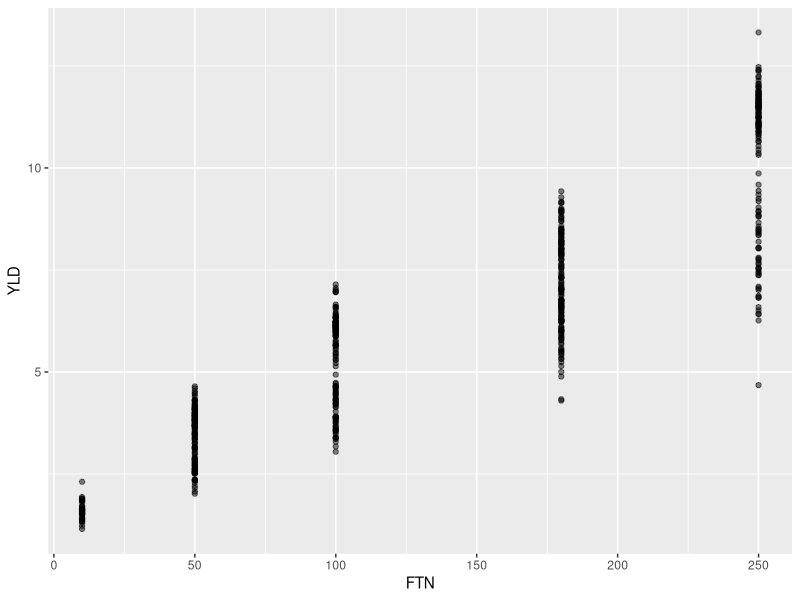
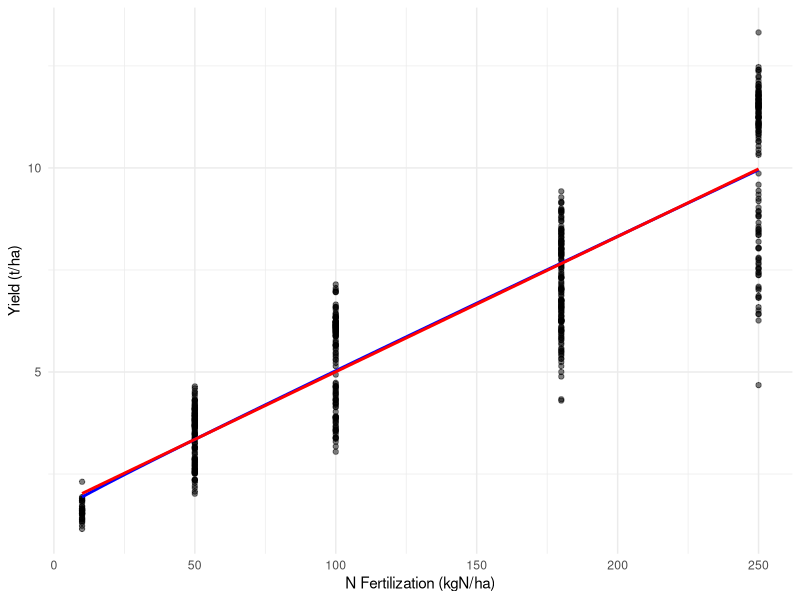
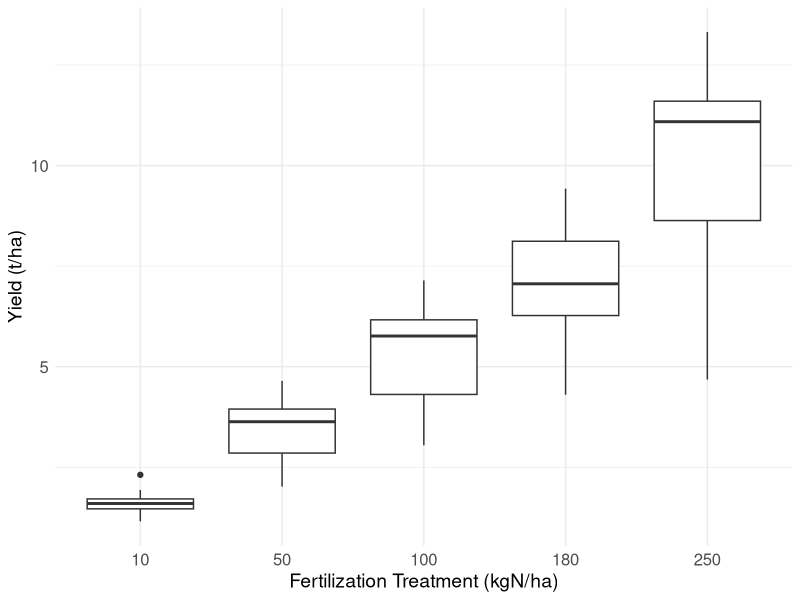
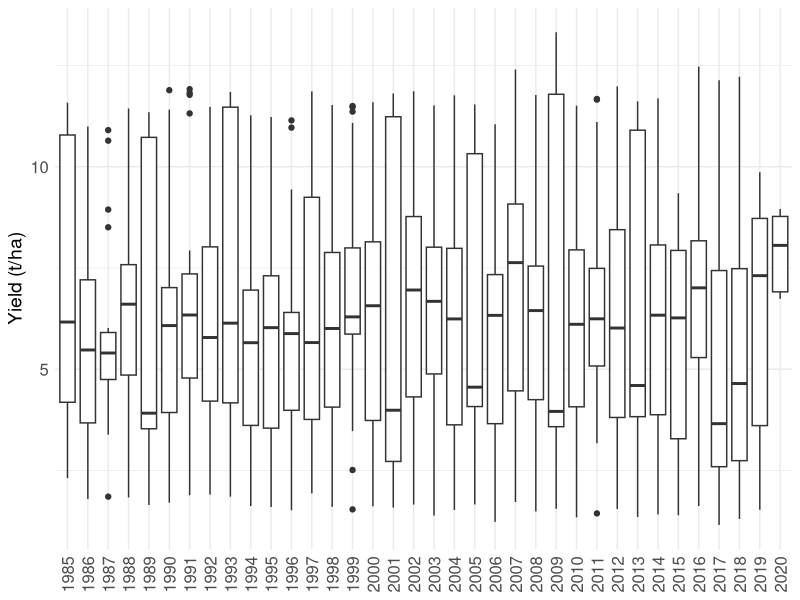

Write R code to recreate these figures, in order. (Note: this script raises an error after producing the figures.)
rm(list = ls())

library(tidyverse)
library(readxl)
library(robustbase)

# import data 
sim_data <- read_csv("1_Data/RawData/EPIC2/Riccardo_EPIC.csv") 

# filter to winter wheat
df_sim_data <- sim_data |> 
  filter(CROP == "WWHT", 
         IRR == "rf",
         WTH == "hist"             
        ) |> 
  # convert dry matter yield to economic yield (12% moisture content)
  mutate(YLD = YLD_DM / 0.88) |>
  mutate(FTN = round(FTN)) 

# summary statistics 
df_sim_data |> 
  group_by(FTN) |> 
  summarise(
    mean_YLD = mean(YLD),
    median_YLD = median(YLD),
    sd_YLD = sd(YLD),
    min_YLD = min(YLD),
    max_YLD = max(YLD),
    n = n()
  ) |> 
  mutate(across(where(is.numeric), ~ round(., 2)))

# difference between 2 grid locations 
df_sim_data |> 
  group_by(SimUID) |> 
  summarise(
    mean_FTN = mean(FTN),
    sd_FTN = sd(FTN),
    min_FTN = min(FTN),
    max_FTN = max(FTN),
    mean_YLD = mean(YLD),
    median_YLD = median(YLD),
    sd_YLD = sd(YLD),
    min_YLD = min(YLD),
    max_YLD = max(YLD),
    n = n()
  ) |> 
  mutate(across(where(is.numeric), ~ round(., 2)))

# create separate datasets for each grid location
grid1_data <- df_sim_data |> 
  filter(SimUID == 52338)

grid2_data <- df_sim_data |> 
  filter(SimUID == 52339)

# write_csv(grid1_data, "1_Data/Grid1_YieldData.csv")
# write_csv(grid2_data, "1_Data/Grid2_YieldData.csv")

### plot ###########################################################################

ggplot(grid1_data, aes(x = FTN, y = YLD)) +
  geom_point(alpha = 0.5)


# plot yield function with data points
ggplot(grid1_data, aes(x = FTN, y = YLD)) +
  geom_point(alpha = 0.5) +
  stat_smooth(method = "lm", 
              formula = y ~ I(sqrt(x)) + x, 
              color = "blue", se = FALSE) +
  stat_smooth(method = "lm", 
              formula = y ~ x, 
              color = "red", se = FALSE) +
  labs(x = "N Fertilization (kgN/ha)",
       y = "Yield (t/ha)") +
  theme_minimal()

# plot yield level by fertilization treatment
box_plot <- ggplot(grid1_data, aes(x = as.factor(FTN), y = YLD)) +
  geom_boxplot() +
  labs(x = "Fertilization Treatment (kgN/ha)",
       y = "Yield (t/ha)") +
  theme_minimal() +
  theme(axis.text.x = element_text(size = 12),
        axis.text.y = element_text(size = 12),
        axis.title.x = element_text(size = 14),
        axis.title.y = element_text(size = 14))

box_plot


# plot yield level by year
box_plot1 <- ggplot(grid1_data, aes(x = as.factor(YR), y = YLD)) +
  geom_boxplot() +
  labs(x = NULL,
       y = "Yield (t/ha)") +
  theme_minimal() +
  theme(axis.text.x = element_text(angle = 90, vjust = 0.5, hjust = 1, size = 12),
        axis.text.y = element_text(size = 12),
        axis.title.y = element_text(size = 14))

box_plot1
ggsave("3_Outputs/Fig_Yield_by_Year.png", box_plot1, width = 8, height = 6)
